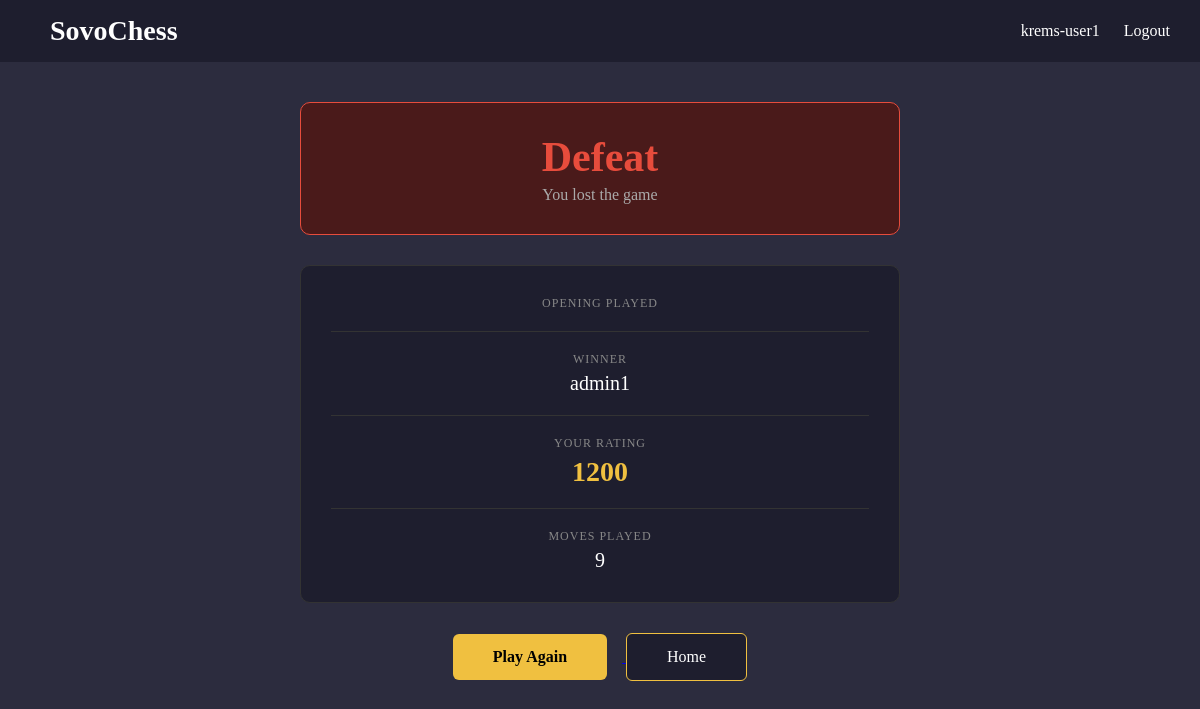
Page /game/12/result/ (signed in) on the committed database.
### chess/models.py (models this page shows, shortened)
class User(AbstractUser):
    current_rating = models.IntegerField(default=1200)

class Game(models.Model):
    white_player = models.ForeignKey(User, on_delete=models.CASCADE, related_name='white_games')
    black_player = models.ForeignKey(User, on_delete=models.CASCADE, related_name='black_games')
    winner = models.ForeignKey(User, on_delete=models.SET_NULL, null=True, blank=True, related_name='won_games')
    opening_name = models.CharField(max_length=100, blank=True)
    date_played = models.DateTimeField(auto_now_add=True)
    move_history = models.TextField(blank=True)

### chess/views.py (the view)
# urls.py: path('game/<int:game_id>/result/', views.post_game, name='post_game'),
def post_game(request, game_id):
    game = Game.objects.get(id=game_id)
    user_won = game.winner == request.user
    return render(request, 'post_game.html', {
        'game': game,
        'user_won': user_won,
    })

### templates/post_game.html (shortened to what this page needs)
{% extends 'base.html' %}
{% block content %}
<div style="max-width: 600px; margin: 0 auto; text-align: center;">
    {% if user_won %}
        <div style="background-color: #1a472a; border: 1px solid #2ecc71; padding: 30px; border-radius: 10px; margin-bottom: 30px;">
            <h1 style="color: #2ecc71; font-size: 42px; margin-bottom: 5px;">Victory!</h1>
            <p style="color: #aaaaaa;">You won the game</p>
        </div>
    {% else %}
        <div style="background-color: #4a1a1a; border: 1px solid #e74c3c; padding: 30px; border-radius: 10px; margin-bottom: 30px;">
            <h1 style="color: #e74c3c; font-size: 42px; margin-bottom: 5px;">Defeat</h1>
            <p style="color: #aaaaaa;">You lost the game</p>
        </div>
    {% endif %}
    <div style="background-color: #1e1e2e; border: 1px solid #333; padding: 30px; border-radius: 10px; margin-bottom: 30px;">
        <div style="margin-bottom: 20px;">
            <p style="color: #888; font-size: 12px; text-transform: uppercase; letter-spacing: 1px;">Opening Played</p>
        </div>
        <hr style="border: none; border-top: 1px solid #333; margin-bottom: 20px;">
        <div style="margin-bottom: 20px;">
    <p style="color: #888; font-size: 12px; text-transform: uppercase; letter-spacing: 1px;">Winner</p>
    <p style="color: #ffffff; font-size: 20px; margin-top: 5px;">
        {% if game.winner %}{{ game.winner.username }}{% else %}Draw{% endif %}
    </p>
</div>
        <hr style="border: none; border-top: 1px solid #333; margin-bottom: 20px;">
        <div style="margin-bottom: 20px;">
            <p style="color: #888; font-size: 12px; text-transform: uppercase; letter-spacing: 1px;">Your Rating</p>
            <p style="color: #f0c040; font-size: 28px; font-weight: bold; margin-top: 5px;">{{ request.user.current_rating }}</p>
        </div>
        <hr style="border: none; border-top: 1px solid #333; margin-bottom: 20px;">
        <div>
            <p style="color: #888; font-size: 12px; text-transform: uppercase; letter-spacing: 1px;">Moves Played</p>
            <p style="color: #ffffff; font-size: 20px; margin-top: 5px;">{{ game.moves.count }}</p>
        </div>
    </div>
    <div>
        <a href="/game/start/">
            <button style="padding: 14px 40px; background-color: #f0c040; border: none; border-radius: 6px; cursor: pointer; font-size: 16px; font-weight: bold; margin-right: 15px; font-family: 'Times New Roman', serif;">
                Play Again
            </button>
        </a>
        <a href="/">
            <button style="padding: 14px 40px; background-color: #1e1e2e; border: 1px solid #f0c040; color: white; border-radius: 6px; cursor: pointer; font-size: 16px; font-family: 'Times New Roman', serif;">
                Home
            </button>
        </a>
    </div>
</div>
{% endblock %}

### templates/base.html (shortened to what this page needs)
<!DOCTYPE html>
<html lang="en">
<head>
</head>
<body>
    <nav>
        <a href="{% url 'home' %}" class="nav-brand">SovoChess</a>
        <div>
            {% if user.is_authenticated %}
                <a href="#">{{ user.username }}</a>
                <a href="{% url 'logout' %}">Logout</a>
            {% else %}
                <a href="{% url 'login' %}">Login</a>
                <a href="{% url 'register' %}">Register</a>
            {% endif %}
        </div>
    </nav>
    <div class="container">
        {% block content %}
        {% endblock %}
    </div>
</body>
</html>

### templates/base.html (style rules this page uses)
* { margin: 0; padding: 0; box-sizing: border-box; }
body { background-color: #2c2c3e; color: #ffffff; }
nav { background-color: #1e1e2e; padding: 15px 30px; display: flex; justify-content: space-between; align-items: center; }
nav a { color: #ffffff; text-decoration: none; margin-left: 20px; font-size: 16px; }
.nav-brand { color: #ffffff; font-size: 28px; font-weight: bold; text-decoration: none; }
.container { max-width: 1200px; margin: 40px auto; padding: 0 20px; }

### rows in the picture
User: username "krems-user1", user.current_rating "1200"
Game: winner.username "admin1", moves.count "9"
